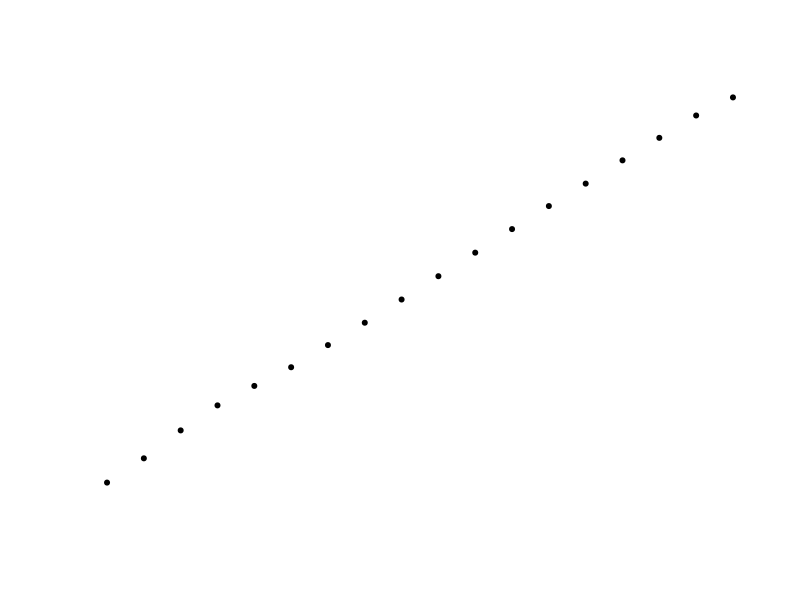

This figure's R source: (Note: this script raises an error after producing the figure.)
## ---- chunk 1
T<-seq(15,100,by=5)
RCu1<-c(52.841,53.670,54.929,56.385,56.933,
        57.509,58.378,59.301,60.295,61.322,
        62.363,63.396,64.425,65.464,66.568,
        67.632,68.729,69.968)
RCu2<-c(53.104,54.414,55.617,56.366,57.534,
        58.605,59.688,60.738,61.789,62.817,
        63.852,64.896,65.897,66.837,67.784,
        68.704,69.578,69.933)
RCu<-(RCu1+RCu2)/2
RCu

LR<-lm(RCu~T)
plot(T,RCu,main ="Cu50金属电阻与温度关系曲线",xlab="温度(℃)",ylab="Cu50金属电阻(Ω)",
     pch=20,lty=1,axes = T,frame.plot = T)
lines(T,fitted((LR)),col="red")
legend("topleft","拟合曲线\n R=0.199706T+50.135255",lty=1,col="red",bty="n")
summary(LR)
## ---- chunk 2
Ta<-mean(T)
Ta
RCua<-mean(RCu)
RCua
m<-mean(T*RCu)
m
ta<-mean(T^2)
ta
b1<-(Ta*RCua-m)/(Ta^2-ta)
b1
a1<-RCua-b1*Ta
a1
## ---- chunk 3
NTC1<-c(4385.2,3795.3,3024.5,2630.3,2316.2,
        2005.2,1713.1,1458.2,1239.5,1052.9,
        952.2,765.5,655.2,562.5,484.2,
        419.6,362.8,302.7)
NTC2<-c(4223.9,3297.7,2707.1,2436.6,1998.8,
        1649.9,1373.7,1150.8,966.8,819.1,
        698.2,597.5,514.8,449.6,394.9,
        348.7,315.2,301.9)
NTC<-(NTC1+NTC2)/2
NTC

plot(T,NTC,main ="NTC热敏电阻与温度关系曲线",xlab="温度(℃)",ylab="NTC热敏电阻(Ω)",
     pch=20,lty=1,axes = T,frame.plot = T)
lines(spline(T,NTC),col="red")
legend("topright","热敏电阻阻值",lty=1,col="red",bty="n")
## ---- chunk 4
t<-1/T
ntc<-log(NTC)
t
ntc
k<-seq(15:100)
plot(t,ntc,main ="ln(Rntc)与1/T关系曲线",xlab="1/T(1/℃)",ylab="ln(Rntc)(ln(Ω))",
     pch=20,lty=1,axes = T,frame.plot = T)
Lntc<--0.0314571*(1/t)+8.7699911
lines(spline(t,Lntc),col="red")
legend("bottomright","拟合曲线\n ln(R)=-0.0314571/(1/T)+8.7699911",lty=1,col="red",bty="n")
summary(lr)

## ---- chunk 5
U1<-c(652.4,646.4,634.4,627.8,621.9,
      614.6,606.2,597.3,587.7,577.7,
      567.4,556.9,546.4,535.8,525.0,
      514.4,503.2,488.3)
U2<-c(650.1,637.0,627.4,622.6,611.5,
      600.4,589.5,578.7,567.7,557.0,
      546.3,536.0,525.7,515.7,505.7,
      496.0,487.5,484.2)
U<-(U1+U2)/2
U

Lr<-lm(U~T)
plot(T,U,main ="PN结与温度关系曲线",xlab="温度(℃)",ylab="PN结电压(mV)",
     pch=20,lty=1,axes = T,frame.plot = T)
lines(T,fitted((Lr)),col="red")
legend("topright","拟合曲线\n U=-1.965366T+683.6419",lty=1,col="red",bty="n")
summary(Lr)
## ---- chunk 6
Ta<-mean(T)
Ta
u<-mean(U)
u
M<-mean(T*U)
M
ta<-mean(T^2)
ta
b2<-(Ta*u-M)/(Ta^2-ta)
b2
a2<-u-b2*Ta
a2
